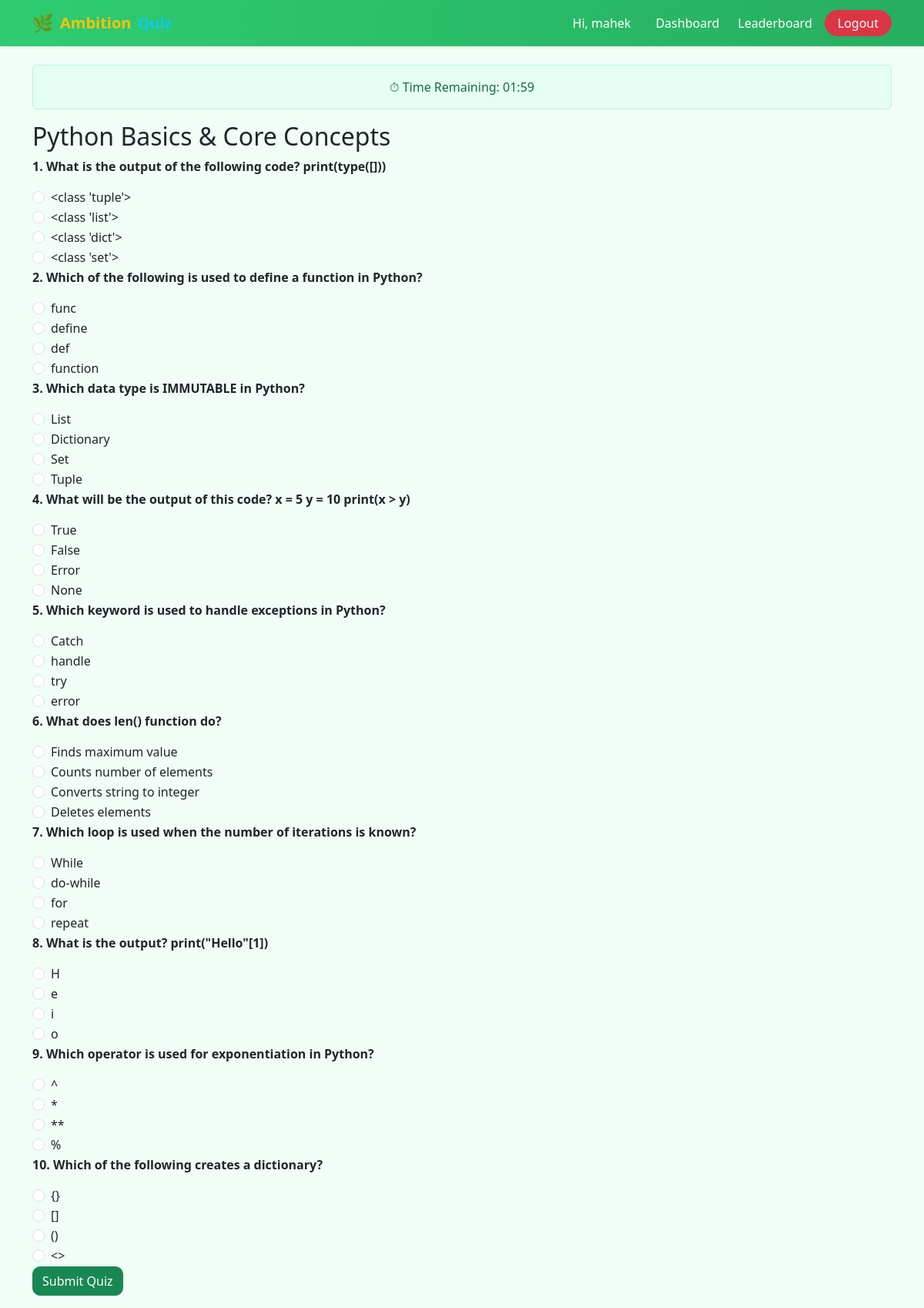
Screenshot of /quiz/2/ (signed in) with the database file from the repository.
### quiz/models.py (models this page shows, shortened)
class Quiz(models.Model):
    title = models.CharField(max_length=100)

class Question(models.Model):
    quiz = models.ForeignKey(Quiz, on_delete=models.CASCADE)
    question_text = models.CharField(max_length=255)
    option1 = models.CharField(max_length=100)
    option2 = models.CharField(max_length=100)
    option3 = models.CharField(max_length=100)
    option4 = models.CharField(max_length=100)
    correct_option = models.CharField(max_length=100)

### quiz/views.py (the view, shortened to what this page needs)
# urls.py: path('quiz/<int:quiz_id>/', views.quiz_detail, name='quiz_detail'),
@login_required
def quiz_detail(request, quiz_id):
    quiz = get_object_or_404(Quiz, id=quiz_id)
    questions = Question.objects.filter(quiz=quiz)
    total_questions = questions.count()
    return render(request, 'quiz/quiz_detail.html', {
        'quiz': quiz,
        'questions': questions
    })

### quiz/templates/quiz/quiz_detail.html (shortened to what this page needs)
{% extends 'quiz/base.html' %}
{% block content %}
<div class="alert alert-warning text-center">
    ⏱ Time Remaining: <span id="timer">02:00</span>
</div>
<h2>{{ quiz.title }}</h2>
<form method="post" id="quizForm">
  {% for question in questions %}
    <div class="mb-3">
      <p><b>{{ forloop.counter }}. {{ question.question_text }}</b></p>
      <div class="form-check">
  <input class="form-check-input"
         type="radio"
         name="question_{{ question.id }}"
         value="{{ question.option1 }}"
         required>
  <label class="form-check-label">{{ question.option1 }}</label>
</div>
<div class="form-check">
  <input class="form-check-input"
         type="radio"
         name="question_{{ question.id }}"
         value="{{ question.option2 }}">
  <label class="form-check-label">{{ question.option2 }}</label>
</div>
<div class="form-check">
  <input class="form-check-input"
         type="radio"
         name="question_{{ question.id }}"
         value="{{ question.option3 }}">
  <label class="form-check-label">{{ question.option3 }}</label>
</div>
<div class="form-check">
  <input class="form-check-input"
         type="radio"
         name="question_{{ question.id }}"
         value="{{ question.option4 }}">
  <label class="form-check-label">{{ question.option4 }}</label>
</div>
  {% endfor %}
  <button type="submit" class="btn btn-primary">Submit Quiz</button>
</form>
{% endblock %}

### quiz/templates/quiz/base.html (shortened to what this page needs)
<!DOCTYPE html>
<html lang="en">
<head>
    <link href="https://cdn.jsdelivr.net/npm/bootstrap@5.3.2/dist/css/bootstrap.min.css" rel="stylesheet">
    {% load static %}
    <link rel="stylesheet" href="{% static 'quiz/style.css' %}">
</head>
<body>
<nav class="navbar navbar-expand-lg navbar-dark shadow-sm"
     style="background: linear-gradient(90deg, #2ecc71, #27ae60);">
  <div class="container">
    <a class="navbar-brand d-flex align-items-center gap-2 fw-bold" href="/">
      <span style="font-size: 1.4rem;">🌿</span>
      <span class="text-warning">Ambition</span>
      <span class="text-info">Quiz</span>
    </a>
    <div class="collapse navbar-collapse" id="navbarNav">
      <ul class="navbar-nav ms-auto align-items-center">
        {% if user.is_authenticated %}
          <li class="nav-item me-2">
            <span class="nav-link text-light">
              Hi, {{ user.username }}
            </span>
          </li>
          <li class="nav-item">
            <a class="nav-link text-light" href="{% url 'dashboard' %}">
              Dashboard
            </a>
          </li>
          <li class="nav-item">
            <a class="nav-link text-light" href="{% url 'leaderboard' %}">
              Leaderboard
            </a>
          </li>
          <li class="nav-item ms-2">
            <a class="btn btn-danger px-3 py-1 rounded-pill"
               href="{% url 'logout' %}">
              Logout
            </a>
          </li>
        {% endif %}
      </ul>
    </div>
  </div>
</nav>
<div class="container mt-4">
    {% block content %}
    {% endblock %}
</div>
</body>
</html>

### quiz/static/quiz/style.css (style rules this page uses)
body { background-color: #f1fdf6; color: #212529; font-family: "Segoe UI", Roboto, Arial, sans-serif; }
.navbar { background: linear-gradient(90deg, #30ed95, #286e59); }
.navbar .nav-link { color: #ffffff !important; font-weight: 500; margin-left: 8px; }
.btn { border-radius: 10px; font-weight: 500; }
.btn-primary { background-color: #198754; border-color: #198754; }
.alert-warning { background-color: #e6fff3; color: #146c43; border: 1px solid #b7f5d8; font-weight: 500; }
a { color: #198754; text-decoration: none; }

### rows the page displays
Quiz: title "Python Basics & Core Concepts"
Question: question_text "What is the output of the following code? print(type([]))", option1 "<class 'tuple'>", option2 "<class 'list'>", option3 "<class 'dict'>", option4 "<class 'set'>"
Question: question_text "Which of the following is used to define a function in Python?", option1 "func", option2 "define", option3 "def", option4 "function"
Question: question_text "Which data type is IMMUTABLE in Python?", option1 "List", option2 "Dictionary", option3 "Set", option4 "Tuple"
Question: question_text "What will be the output of this code? x = 5 y = 10 print(x > y)", option1 "True", option2 "False", option3 "Error", option4 "None"
Question: question_text "Which keyword is used to handle exceptions in Python?", option1 "Catch", option2 "handle", option3 "try", option4 "error"
Question: question_text "What does len() function do?", option1 "Finds maximum value", option2 "Counts number of elements", option3 "Converts string to integer", option4 "Deletes elements"
Question: question_text "Which loop is used when the number of iterations is known?", option1 "While", option2 "do-while", option3 "for", option4 "repeat"
Question: question_text "What is the output? print(\"Hello\"[1])", option1 "H", option2 "e", option3 "i", option4 "o"
Question: question_text "Which operator is used for exponentiation in Python?", option1 "^", option2 "*", option3 "**", option4 "%"
Question: question_text "Which of the following creates a dictionary?", option1 "{}", option2 "[]", option3 "()", option4 "<>"

### other values shown
{{ user.username }} "mahek"
